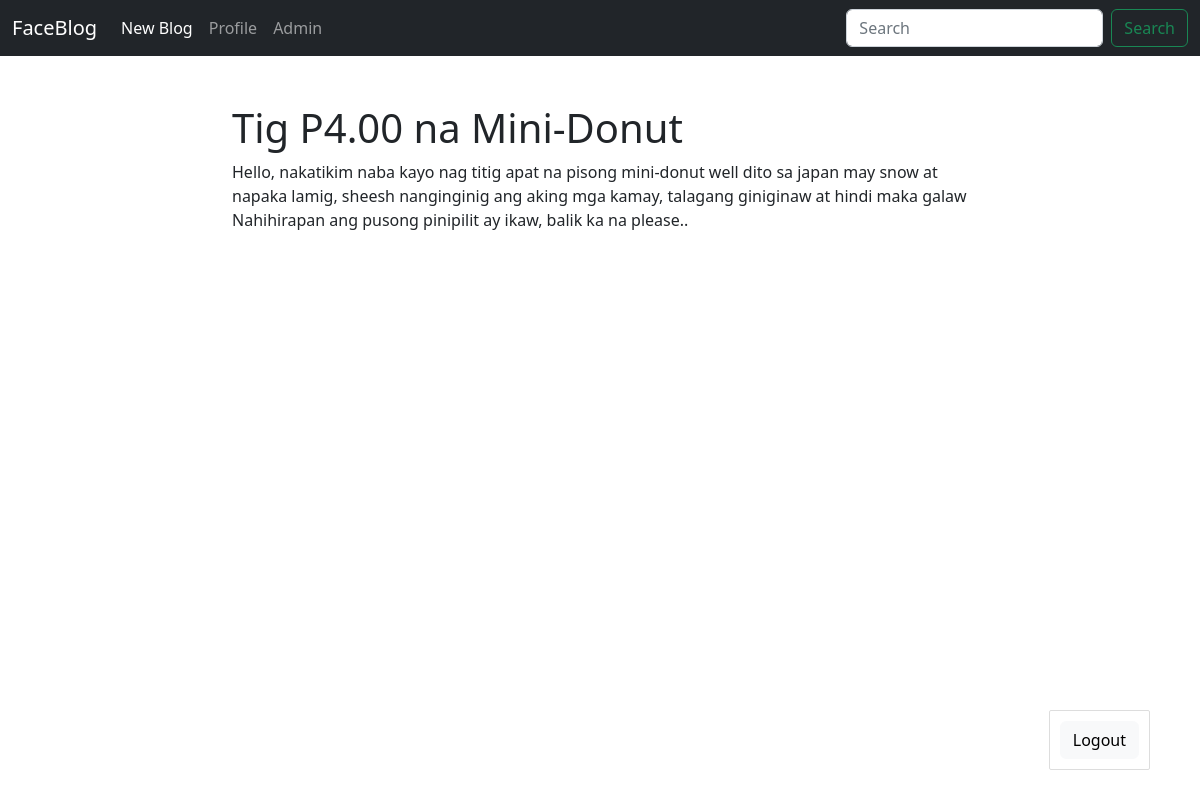
The app's page /blog/Tig_P4_00_na_Mini_Donut (signed in) with its own data.
### models.py (models this page shows, shortened)
class Post(db.Model):
    id = db.Column(db.Integer, primary_key=True)
    title = db.Column(db.String(140))
    slug = db.Column(db.String(140), unique=True)
    body = db.Column(db.Text)
    created = db.Column(db.DateTime, default=datetime.now())
    tags = db.relationship('Tag', secondary=posts_tags, backref=db.backref('posts'), lazy='dynamic')

### posts/blueprint.py (the view)
@posts.route('/<slug>')
def post_detail(slug):
    post = Post.query.filter(Post.slug == slug).first_or_404()
    return render_template('posts/post_detail.html', post=post)

### posts/templates/posts/post_detail.html (shortened to what this page needs)
{% extends 'base.html' %}
  {% block content%}
    <h1>{{ post.title }}</h1>
    <div class="">
      {{ post.body }}
    </div>
  {% endblock %}

### records on screen
Post: title "Tig P4.00 na Mini-Donut", body "Hello, nakatikim naba kayo nag titig apat na pisong mini-donut well dito sa japan may snow at napaka lamig, sheesh nanginginig ang aking mga kamay, talagang giniginaw at hindi maka galaw Nahihirapan ang pusong pinipilit ay ikaw, balik ka na please.."
